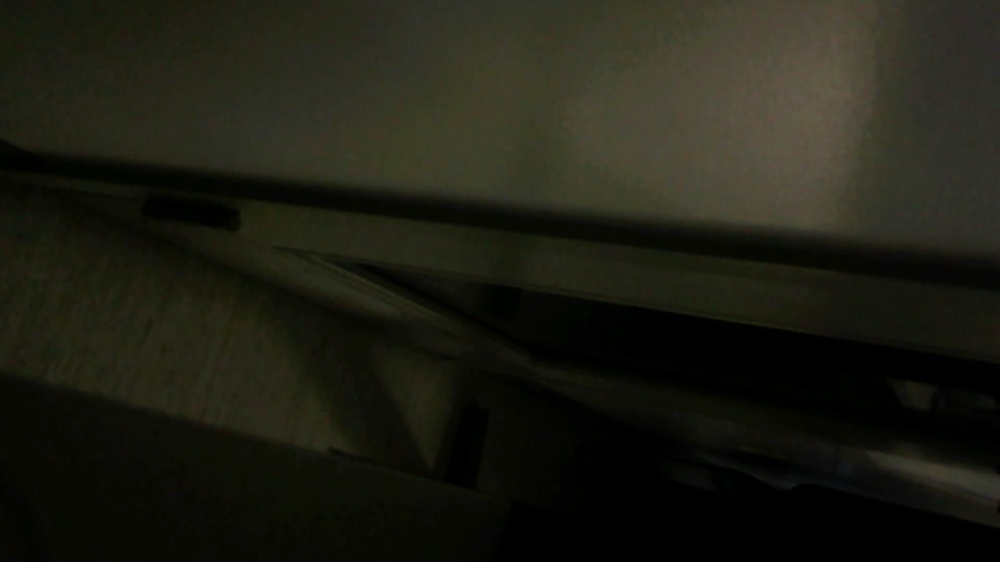
#> input picture fewshot/neg_dark/20251104_194112.jpg, 1000 x 562 px, shrunk from 1920 x 1080 before the run; its folder holds only this picture in this run
$ python -i predict.py   (imports and definitions only)
#> lines starting #> are read from the running program, lines starting #| are printed output that depends on the picture
#> further down, picture is the input picture: PIL image 1000x562 RGB; mean R, G, B 29.6, 29.7, 19.4
import os
import numpy as np
import torch
import torch.nn.functional as F
from PIL import Image
from capture_photo import capture_photo
import cv2


def preprocess_stable(img_pil, clip_limit=2.0, tile=8,
                      target_mean=0.5, lo=1, hi=99):
    """
    先白平衡(可选)→ LAB-CLAHE(对齐亮度/对比) → 自适应gamma(对齐全局曝光) → 百分位拉伸(抑制极暗/极亮)
    返回：RGB 的 np.uint8
    """
    # --- [可选] 灰世界白平衡（只做温和校色，避免过强）
    def gray_world(img):
        img = img.astype(np.float32)
        m = img.reshape(-1,3).mean(0)
#> m = [29.65, 29.65, 19.4]
        gray = m.mean() + 1e-6
#> gray = 26.23
        scale = gray / (m + 1e-6)
#> scale = [0.885, 0.885, 1.35]
        img = np.clip(img * scale, 0, 255)
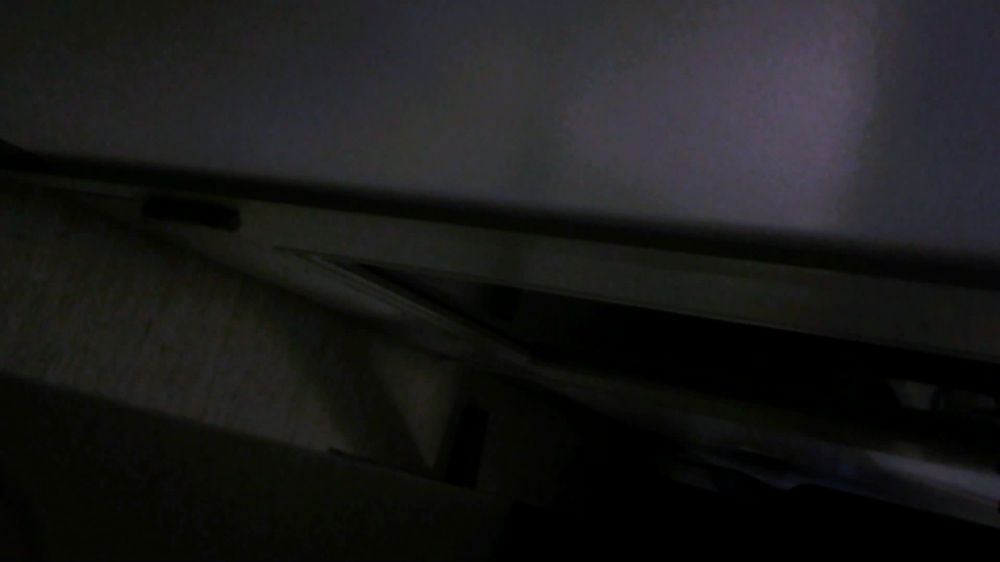
#> img: shape (562, 1000, 3) float32; mean R, G, B 26.3, 26.2, 26.2
        return img.astype(np.uint8)

    img = np.array(img_pil.convert("RGB"))
    img = gray_world(img)  # 如颜色已经正常，可注释掉

    # --- LAB + CLAHE（只增强 L 通道，颜色不乱）
    lab  = cv2.cvtColor(img, cv2.COLOR_RGB2LAB)
#> lab: shape (562, 1000, 3); mean of channels 0, 1, 2 25.5, 128.1, 127.8
    L,A,B = cv2.split(lab)
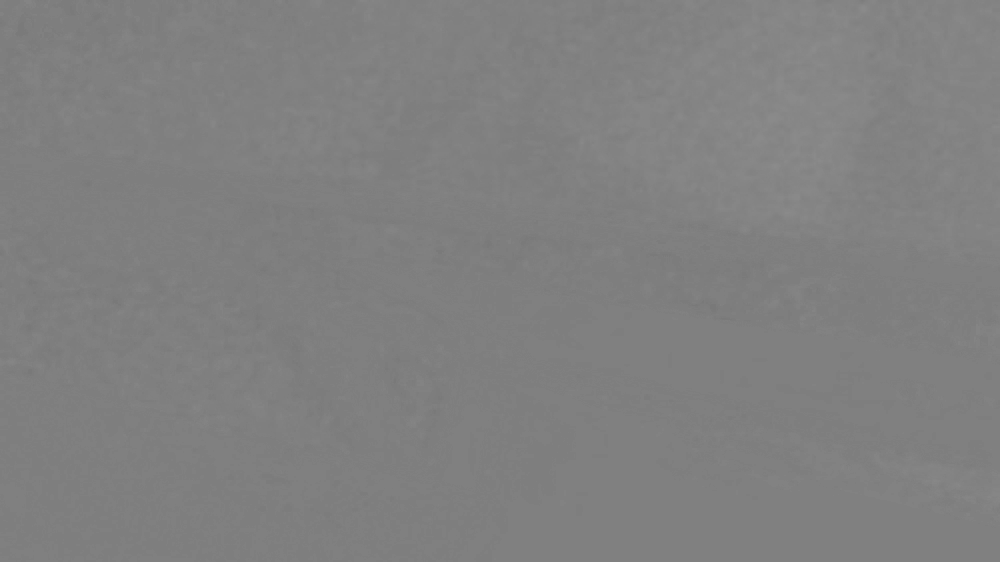
#> A: shape (562, 1000); min 121, max 140, mean 128.1
    clahe = cv2.createCLAHE(clipLimit=clip_limit, tileGridSize=(tile,tile))
    L = clahe.apply(L)
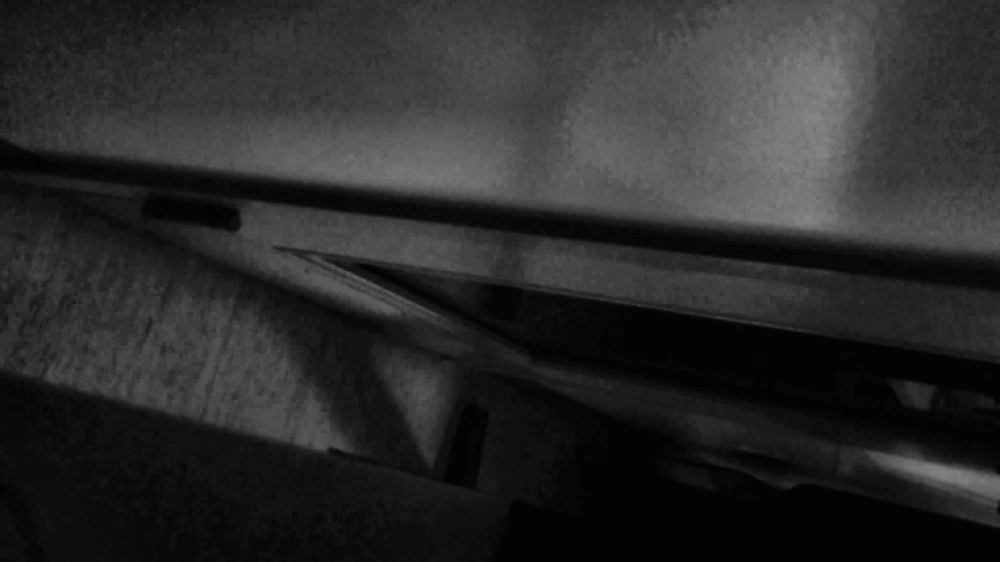
#> L: shape (562, 1000); min 1, max 135, mean 42

    # --- 自适应 gamma：把平均亮度推到 target_mean（0~1）
    Lf = L.astype(np.float32) / 255.0
    cur = max(Lf.mean(), 1e-6)
#> cur = 0.165
    # 使 (cur ** gamma) → target_mean
    gamma = np.log(max(target_mean,1e-6)) / np.log(cur)
#> gamma = 0.384
    Lg = np.clip(np.power(Lf, gamma), 0, 1)
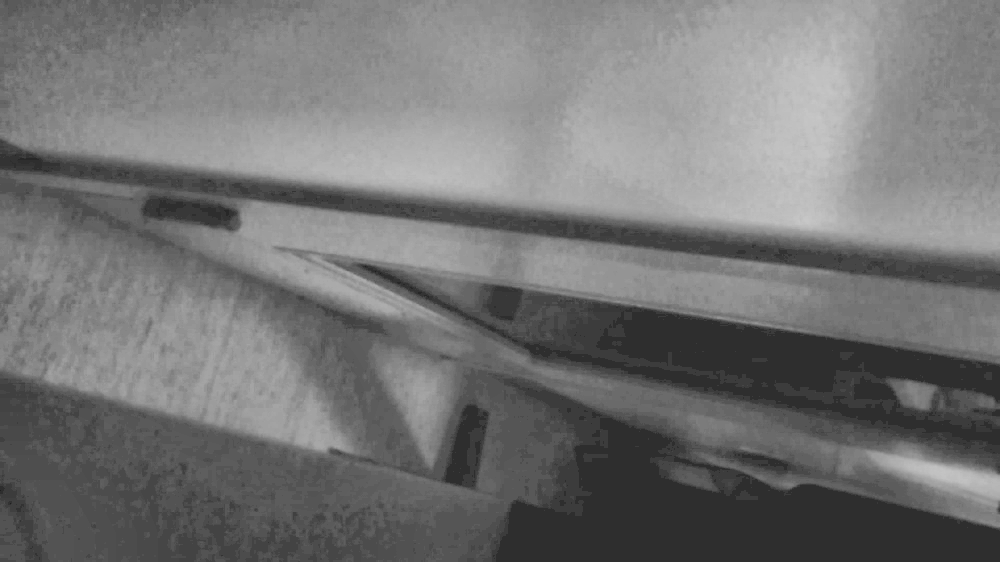
#> Lg: shape (562, 1000) float32; min 0.119, max 0.783, mean 0.457

    # --- 百分位拉伸：对齐对比度并抑制极端噪点
    lo_v, hi_v = np.percentile(Lg, [lo, hi])
#> lo_v = 0.181; hi_v = 0.749
    if hi_v > lo_v:
        Ls = np.clip((Lg - lo_v) / (hi_v - lo_v), 0, 1)
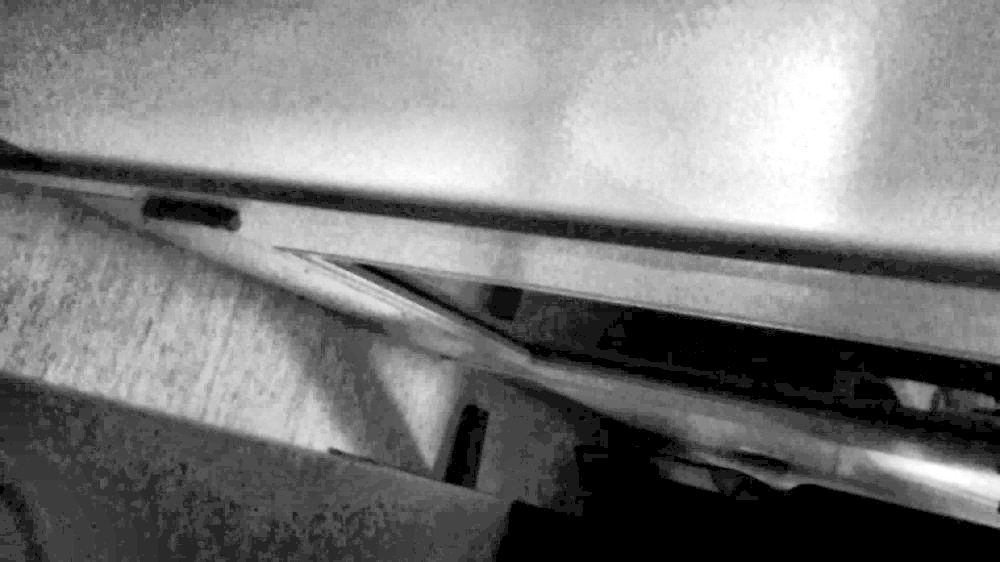
#> Ls: shape (562, 1000) float32; min 0, max 1, mean 0.485
    else:
        Ls = Lg

    L8 = (Ls * 255.0 + 0.5).astype(np.uint8)
    out = cv2.merge([L8, A, B])
#> out: shape (562, 1000, 3); mean of channels 0, 1, 2 123.7, 128.1, 127.8
    out = cv2.cvtColor(out, cv2.COLOR_LAB2RGB)
    return Image.fromarray(out)


# [101 lines left out: functions load_img, encode_images, list_images, predict, capture_and_predict, not called in this run]

>>> from PIL import Image
>>> picture = Image.open('fewshot/neg_dark/20251104_194112.jpg')
>>> result = preprocess_stable(picture)

$ run again, on fewshot/neg_dark/20251105_101657.jpg
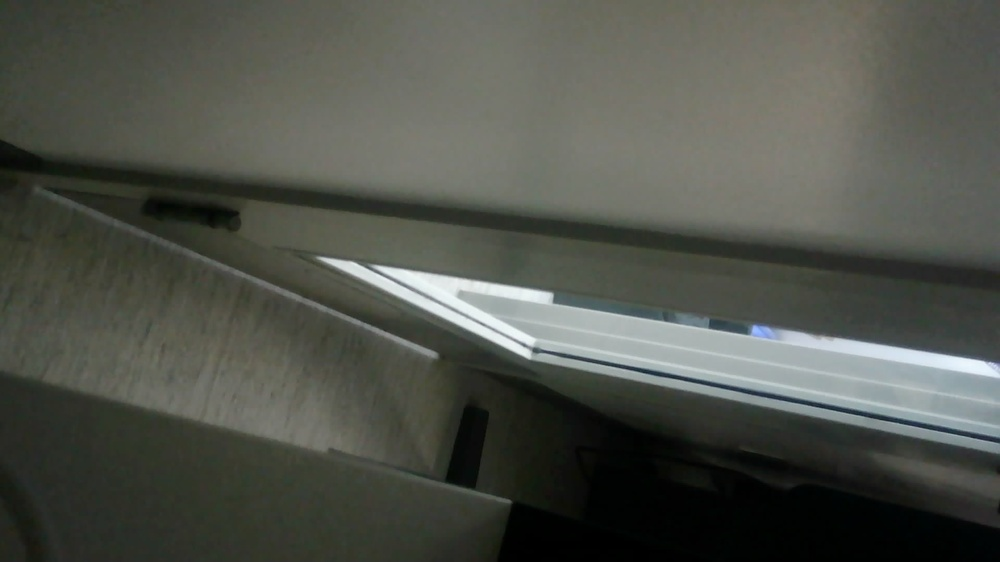
#> input picture fewshot/neg_dark/20251105_101657.jpg, 1000 x 562 px, shrunk from 1920 x 1080 before the run
#> picture is the input picture: PIL image 1000x562 RGB; mean R, G, B 79.5, 82.3, 74.6
#> m = [79.44, 82.3, 74.51]
#> gray = 78.75
#> scale = [0.991, 0.957, 1.06]
#> lab: shape (562, 1000, 3); mean of channels 0, 1, 2 83.5, 128, 128.2
#> in preprocess_stable, `L = clahe.apply(L)`:
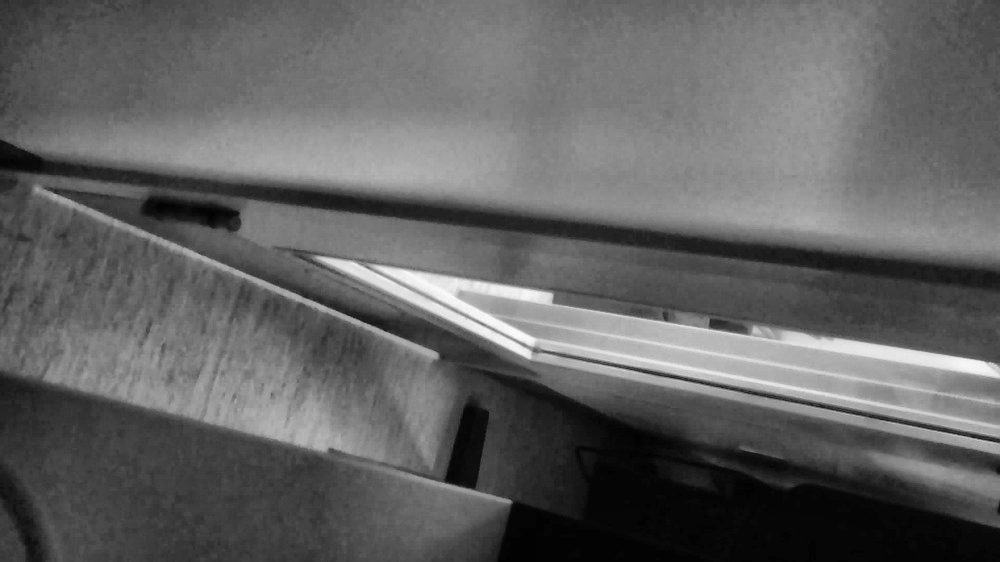
#> L: shape (562, 1000); min 1, max 250, mean 97.8
#> cur = 0.383
#> gamma = 0.723
#> lo_v = 0.0403; hi_v = 0.913
#> in preprocess_stable, `out = cv2.cvtColor(out, cv2.COLOR_LAB2RGB)`:
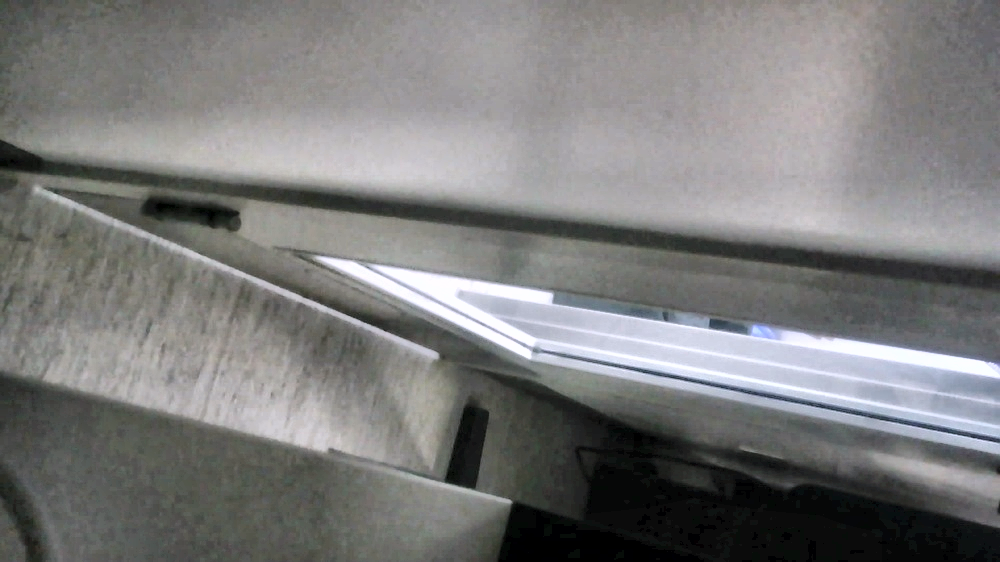
#> out: shape (562, 1000, 3); mean R, G, B 123.3, 123.2, 122.8
